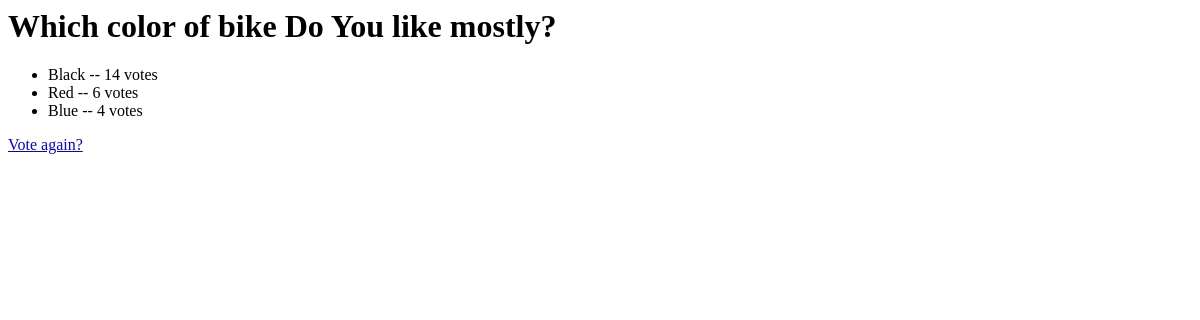
/app1/2/results/, run on an earlier commit of the app's database.
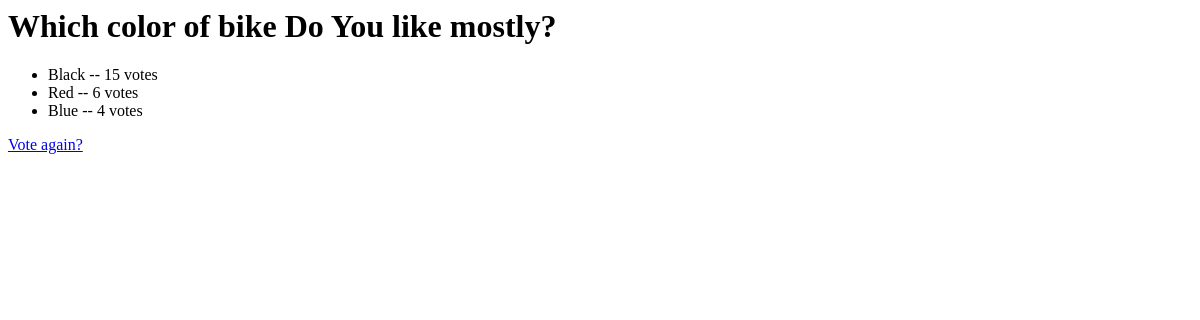
And on a later commit of the database.
### app1/models.py (models this page shows, shortened)
class MyChoice(models.Model):
    question = models.ForeignKey(MyQuestion, on_delete = models.CASCADE)
    choice_text = models.CharField(max_length=200)
    votes = models.IntegerField(default=0)

### app1/views.py (the view)
# urls.py: url(r'^(?P<pk>[0-9]+)/results/$', views.ResultsView.as_view(), name='results'),
class ResultsView(generic.DetailView):
    model = MyQuestion
    template_name = 'app1/results.html'

### app1/templates/app1/results.html
<h1>{{ myquestion.question_text }}</h1>
<ul>
{% for choice in myquestion.mychoice_set.all %}
    <li>{{ choice.choice_text }} -- {{ choice.votes }} vote{{ choice.votes|pluralize }}</li>
{% endfor %}
</ul>
<a href="{% url 'app1:detail' myquestion.id %}">Vote again?</a>

What changed in the data, as far as the page shows it:
changed MyChoice "Black": votes "14" → "15"
